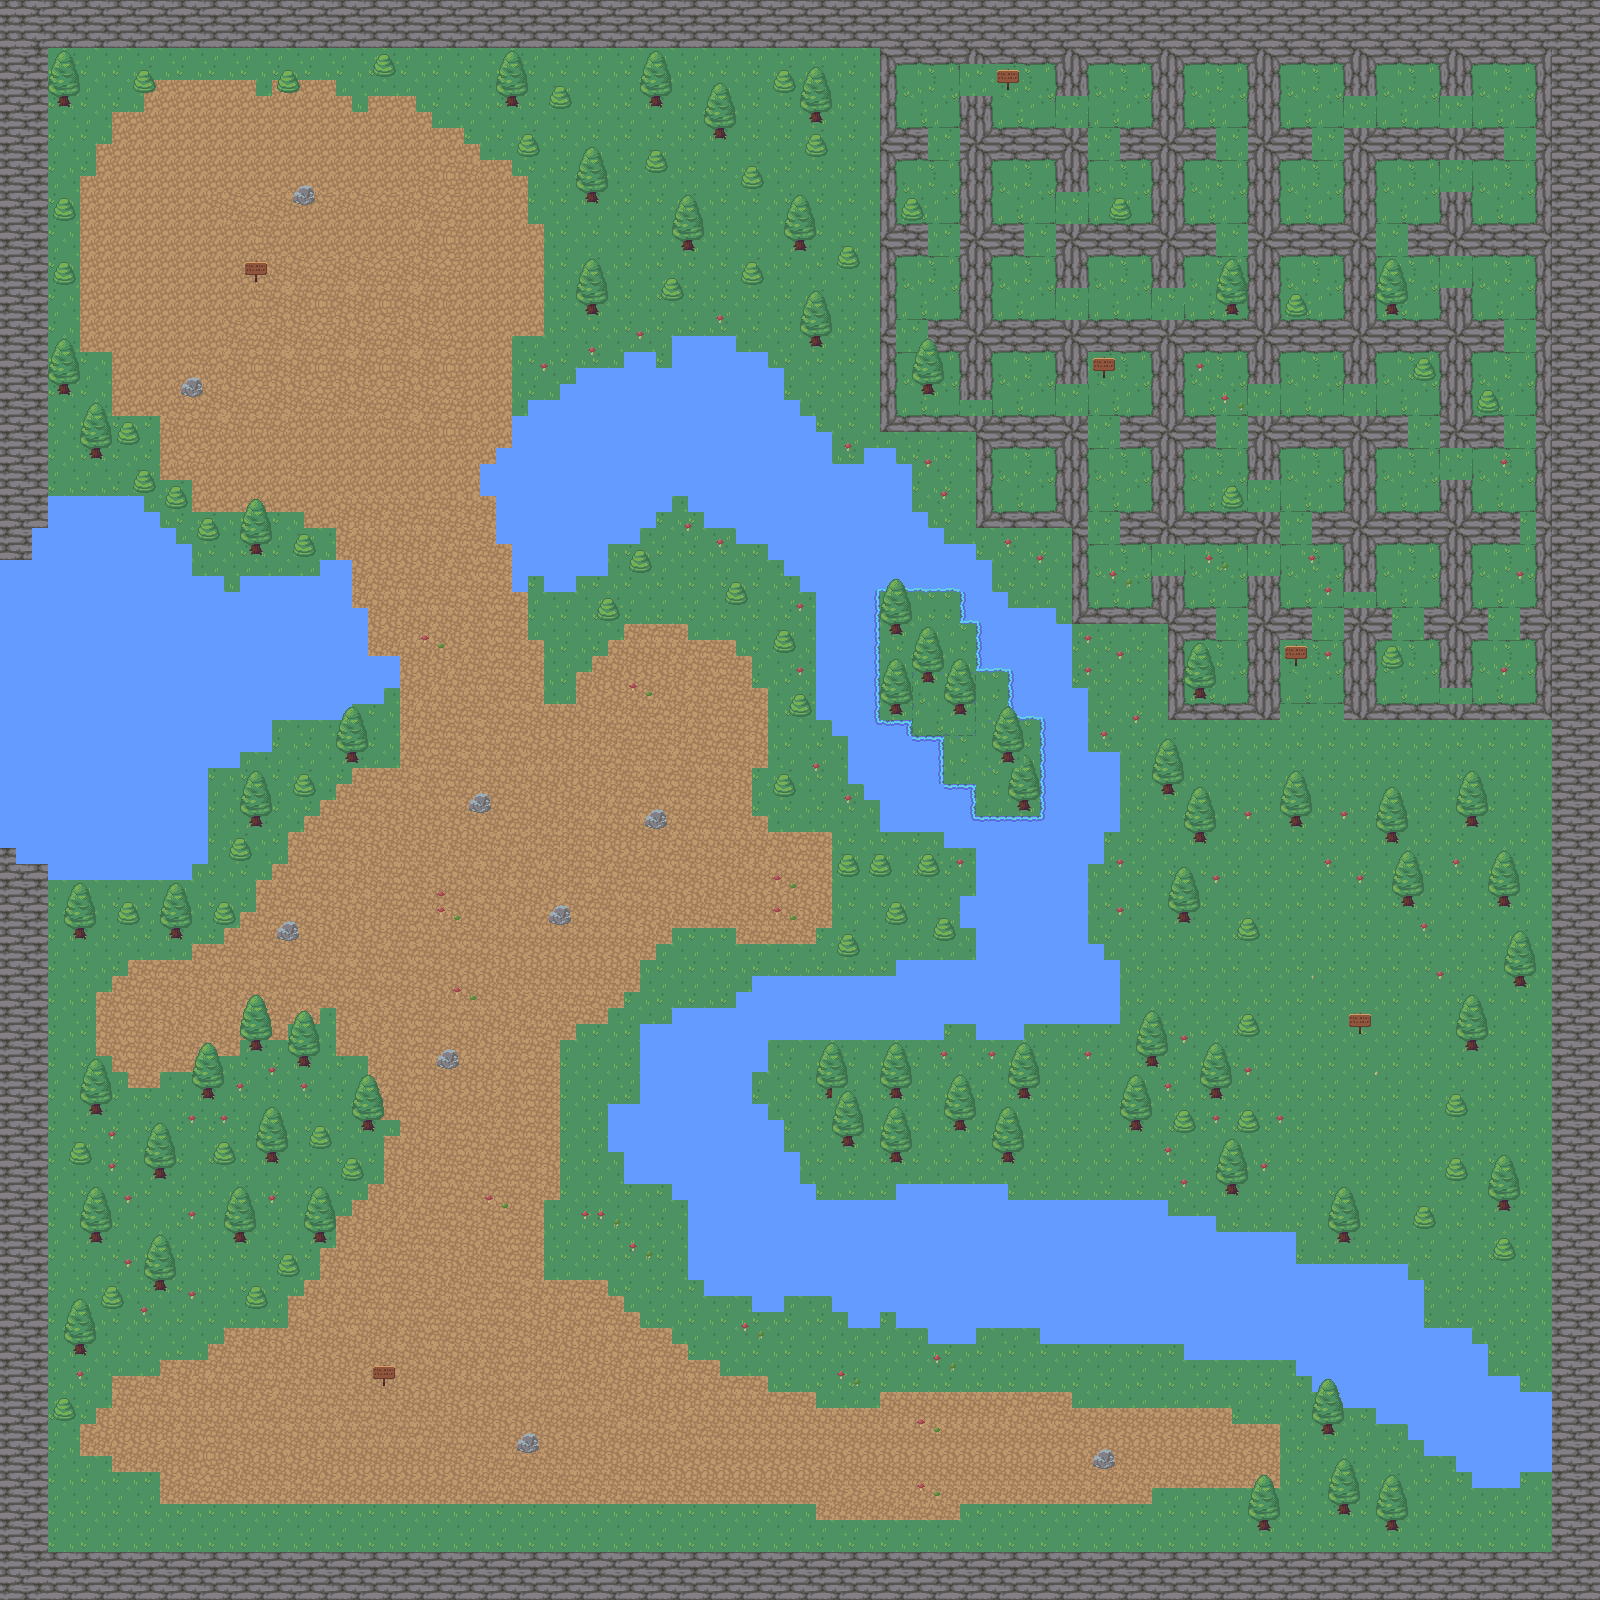

Below is a game level as drawn by its tile map, then a one-line description and the .tmx that defines it (tile-layer data replaced by summaries):
An orthogonal 100x100 tile map with 16x16 px tiles, 6 tile layers (background, labyrinthe, murs, terre et eau, ...) and 3 objects (enter_dungeon, birth_point, enter_dungeon_exit).

<map version="1.8" tiledversion="1.8.2" orientation="orthogonal" renderorder="right-down" width="100" height="100" tilewidth="16" tileheight="16" infinite="0" nextlayerid="10" nextobjectid="9">
 <tileset firstgid="1" source="nature.tsx" />
 <layer id="1" name="background" width="100" height="100" locked="1">
  <data>[10000 cells, 10000 non-empty, 4 distinct tile ids]</data>
 </layer>
 <layer id="8" name="labyrinthe" width="100" height="100">
  <data>[10000 cells, 1387 non-empty, 40 distinct tile ids]</data>
 </layer>
 <layer id="3" name="murs" width="100" height="100">
  <data>[10000 cells, 1164 non-empty, 4 distinct tile ids]</data>
 </layer>
 <layer id="4" name="terre et eau" width="100" height="100">
  <data>[10000 cells, 3961 non-empty, 20 distinct tile ids]</data>
 </layer>
 <layer id="6" name="ile" width="100" height="100">
  <data>[10000 cells, 135 non-empty, 32 distinct tile ids]</data>
 </layer>
 <layer id="7" name="deco de terre" width="100" height="100">
  <data>[10000 cells, 1133 non-empty, 28 distinct tile ids]</data>
 </layer>
 <objectgroup id="9" name="Objects">
  <object id="5" name="enter_dungeon" x="899.167" y="64.3333" width="24.3333" height="35.6667" />
  <object id="6" name="birth_point" x="1140" y="96">
   <point />
  </object>
  <object id="8" name="enter_dungeon_exit" x="910.5" y="123.5">
   <point />
  </object>
 </objectgroup>
</map>
